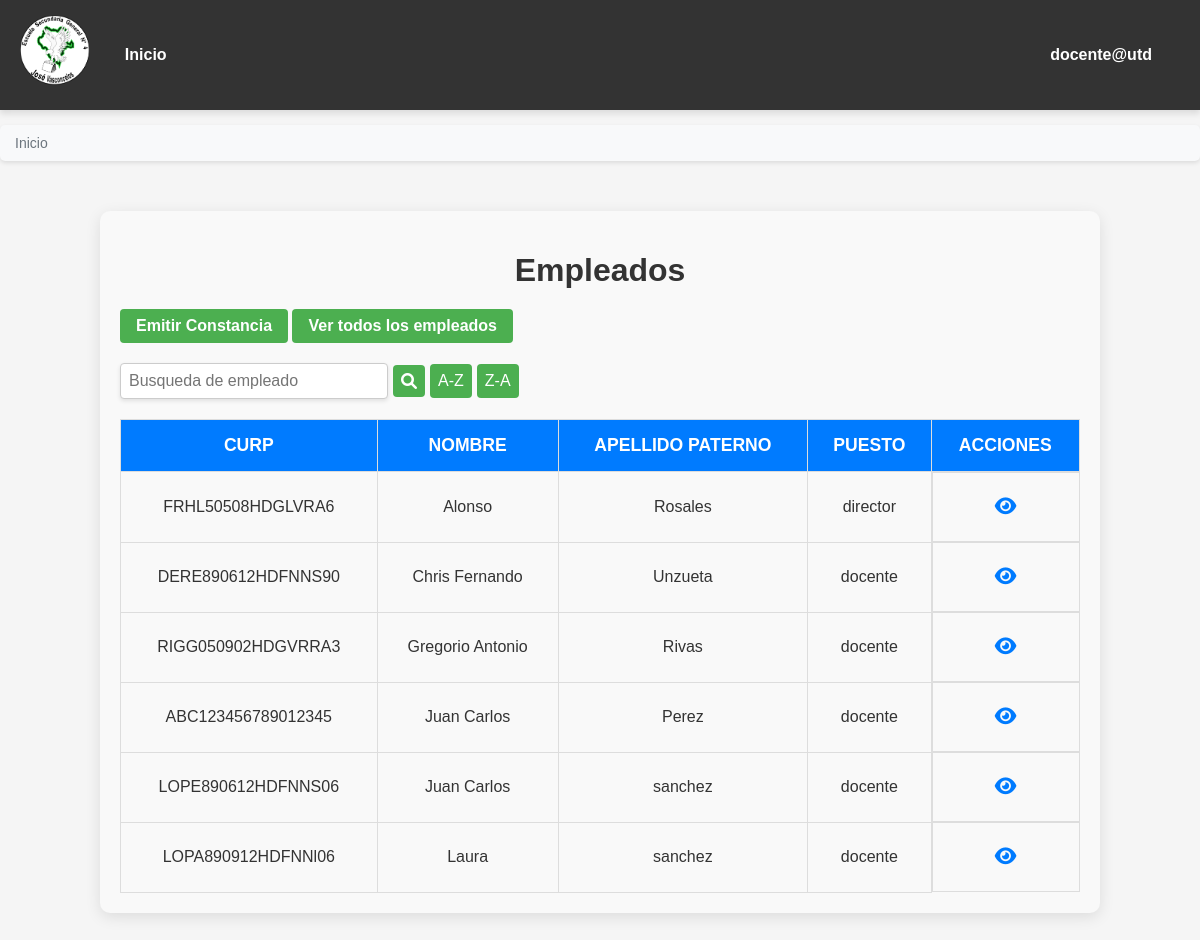
The page /empleados/tabla3.php (signed in) on the database its author committed.
### tables this page shows
CREATE TABLE `empleados` (
  `id_empleado` int(11) NOT NULL,
  `CURP` varchar(18) NOT NULL,
  `RFC` varchar(13) NOT NULL,
  `titulo` varchar(15) DEFAULT NULL COMMENT 'se coloca solo abreviaciones como LIC. , ING, etc.',
  `nombres` text NOT NULL,
  `apellido_p` varchar(128) DEFAULT NULL,
  `apellido_m` varchar(128) DEFAULT NULL,
  `sexo` char(1) DEFAULT NULL,
  `fecha_nacimiento` date DEFAULT NULL,
  `email` varchar(64) NOT NULL,
  `telefono_movil` varchar(16) DEFAULT NULL,
  `telefono_fijo` varchar(16) DEFAULT NULL,
  `estado_civil` tinytext DEFAULT NULL,
  `CP` varchar(5) DEFAULT NULL,
  `col_fracc` varchar(50) DEFAULT NULL,
  `calle` varchar(128) DEFAULT NULL,
  `numero` varchar(10) DEFAULT NULL,
  `fecha_contrato` date NOT NULL,
  `puesto` text DEFAULT NULL COMMENT 'puesto de trabajo (director, docente, secretaria, etcsa)',
  `turno` varchar(32) NOT NULL,
  `horario_entrada` time NOT NULL,
  `horario_salida` time NOT NULL,
  `estatus` binary(1) DEFAULT NULL,
  `dado_de_baja_por` varchar(100) DEFAULT NULL,
  `fecha_baja` date DEFAULT NULL
);

### empleados/tabla3.php (the view, shortened to what this page needs)
<?php
require_once('../conexion/conexion.php');
$search = isset($_GET['search']) ? trim($_GET['search']) : '';
$order = isset($_GET['order']) && $_GET['order'] == 'desc' ? 'DESC' : 'ASC';
if (!empty($search)) {
    $sql = "SELECT CURP, nombres, apellido_p, puesto, turno
            FROM empleados
            WHERE estatus = 1
            AND (nombres LIKE ? OR apellido_p LIKE ? OR CURP LIKE ? OR puesto LIKE ?)
            ORDER BY nombres $order";
    $stmt = $conn->prepare($sql);
    $search_term = "%" . $search . "%";
    $stmt->bind_param("ssss", $search_term, $search_term, $search_term, $search_term);
    $stmt->execute();
    $result = $stmt->get_result();
} else {
    $sql = "SELECT CURP, nombres, apellido_p, puesto, turno
            FROM empleados
            WHERE estatus = 1
            ORDER BY nombres $order";
    $result = $conn->query($sql);
}
?>
<!DOCTYPE html>
<html lang="es">
<head>
    <link href="https://cdnjs.cloudflare.com/ajax/libs/font-awesome/6.0.0/css/all.min.css" rel="stylesheet">
    <link rel="stylesheet" href="../estilos.css">
</head>
<body>
<nav class="navbar" id="navbar">
    <div class="navbar-left" id="navbar-left">
        <a class="navbar-logo">
        <img src="../img/logo_esc_sec_4.png" alt="Logo" class="logo" >
        </a>
        <ul class="navbar-menu" id="navbar-menu">
        <li><a href="../empleados/tabla3.php" class="navbar-link">Inicio</a></li>
        </ul>
    </div>
     <div class="user-profile">
        <span class="user-name" id="user-name"><?php echo htmlspecialchars($_SESSION['usuario']); ?></span>
    </div>
</nav>
<nav aria-label="breadcrumb" class="breadcrumb">
    <ul>
        <li>Inicio</li>
    </ul>
</nav>
    <div class="tabla2-container">
        <h1 class="tabla2-title">Empleados</h1>
        <div>
            <a href="../constancias/constancias.php" class="tabla2-add-link">Emitir Constancia </a>
            <a href="tabla3.php" class="tabla2-add-link">Ver todos los empleados</a>
            <form method="GET" action="tabla3.php" class="busqueda-form">
                <input
                    type="text"
                    name="search"
                    placeholder="Busqueda de empleado"
                    class="busqueda-input"
                    value="<?php echo isset($_GET['search']) ? htmlspecialchars($_GET['search']) : ''; ?>">
                <button type="submit" class="busqueda-button">
                    <i class="fa fa-search"></i>
                </button>
                <button type="submit" name="order" value="asc" class="busqueda-button">A-Z</button>
                <button type="submit" name="order" value="desc" class="busqueda-button">Z-A</button>
            </form>
        </div>
        <table class="tabla2-table">
            <thead>
                <tr>
                    <th>CURP</th>
                    <th>Nombre</th>
                    <th>Apellido Paterno</th>
                    <th>Puesto</th>
                    <th>Acciones</th>
                </tr>
            </thead>
            <tbody>
                <?php
                if ($result && $result->num_rows > 0) {
                    while($row = $result->fetch_assoc()) {
                        echo "<tr>";
                        echo "<td>" . htmlspecialchars($row["CURP"]) . "</td>";
                        echo "<td>" . htmlspecialchars($row["nombres"]) . "</td>";
                        echo "<td>" . htmlspecialchars($row["apellido_p"]) . "</td>";
                        echo "<td>" . htmlspecialchars($row["puesto"]) . "</td>";
                        echo "<td class='tabla2-actions'>";
                        echo "<a href='ver_empleado_sec.php?curp=" . urlencode($row["CURP"]) . "'><i class='fa fa-eye'></i></a>";
                        echo "</td>";
                        echo "</tr>";
                    }
                } else {
                    echo "<tr><td colspan='5'>No hay empleados registrados</td></tr>";
                }
                ?>
            </tbody>
        </table>
    </div>
</body>
</html>

### estilos.css (style rules this page uses)
body { font-family: Arial, sans-serif; margin: 0; padding: 0; background-color: #f5f5f5; color: #333; }
.navbar { background-color: #333; color: #fff; display: flex; justify-content: space-between; align-items: center; padding: 1rem; position: sticky; top: 0; z-index: 1000; box-shadow: 0px 4px 6px rgba(0, 0, 0, 0.1); }
.navbar-left { display: flex; align-items: center; gap: 1rem; }
.navbar-menu { list-style: none; display: flex; gap: 1rem; margin: 0; padding: 0; }
.navbar-link { text-decoration: none; color: #fff; font-size: 1rem; transition: color 0.3s ease; }
.user-profile { position: relative; display: flex; align-items: center; font-size: 1rem; cursor: pointer; color: #fff; }
.user-name { font-weight: bold; margin-right: 10px; padding: 0.5rem 1rem; border: 2px solid transparent; border-radius: 5px; transition: all 0.3s ease; }
.navbar-logo { display: flex; align-items: center; text-decoration: none; }
.logo { height: 80px; width: auto; margin-right: 10px; }
.tabla2-container { width: 80%; margin: 50px auto; padding: 20px; border-radius: 10px; background-color: #f9f9f9; box-shadow: 0 4px 15px rgba(0, 0, 0, 0.1); }
.tabla2-title { text-align: center; font-size: 2em; color: #333; font-weight: bold; margin-bottom: 20px; }
.tabla2-add-link { display: inline-block; background-color: #28a745; color: white; padding: 12px 25px; border-radius: 5px; text-decoration: none; font-size: 1.1em; margin-bottom: 20px; font-weight: bold; transition: background-color 0.3s ease; }
.tabla2-table { width: 100%; border-collapse: collapse; margin-top: 20px; }
.tabla2-table th, .tabla2-table td { padding: 15px; border: 1px solid #ddd; text-align: center; }
.tabla2-table th { background-color: #007bff; color: white; font-size: 1.1em; text-transform: uppercase; }
.tabla2-table td { background-color: #f9f9f9; color: #333; }
.tabla2-table tbody tr:nth-child(even) { background-color: #f2f2f2; }
.tabla2-actions { display: flex; justify-content: center; gap: 10px; }
.tabla2-actions a, .tabla2-actions button { background-color: transparent; border: none; cursor: pointer; padding: 8px; font-size: 1.2em; }
.tabla2-actions a i, .tabla2-actions button i { color: #007bff; transition: color 0.3s ease; }
.navbar { display: flex; justify-content: space-between; align-items: center; background-color: #333; padding: 15px 20px; color: white; }
.navbar .navbar-menu { list-style: none; margin: 0; padding: 0; display: flex; gap: 15px; }
.navbar .navbar-menu li a { color: white; text-decoration: none; font-weight: bold; font-size: 1em; transition: color 0.3s ease; }
.tabla2-add-link { padding: 0.5rem 1rem; background-color: #4caf50; color: white; border-radius: 4px; text-decoration: none; font-size: 1rem; transition: background-color 0.3s ease; }
.busqueda-form { display: flex; align-items: center; gap: 5px; }
.busqueda-input { width: 250px; padding: 0.5rem; border: 1px solid #ccc; border-radius: 4px; font-size: 1rem; box-shadow: 0px 2px 4px rgba(0, 0, 0, 0.1); transition: border-color 0.3s ease; }
.busqueda-button { padding: 0.5rem; background-color: #4caf50; color: white; border: none; border-radius: 4px; cursor: pointer; font-size: 1rem; display: flex; align-items: center; justify-content: center; transition: background-color 0.3s ease; }
.busqueda-button i { font-size: 1rem; }
.breadcrumb { background-color: #f8f9fa; padding: 10px 15px; margin: 15px 0; border-radius: 5px; font-size: 14px; box-shadow: 0px 2px 4px rgba(0, 0, 0, 0.1); }
.breadcrumb ul { list-style: none; padding: 0; margin: 0; display: flex; gap: 8px; }
.breadcrumb li { display: inline; }
.breadcrumb li:last-child { color: #6c757d; pointer-events: none; }

### rows shown on the page
empleados: CURP "FRHL50508HDGLVRA6", nombres "Alonso", apellido_p "Rosales", puesto "director"
empleados: CURP "DERE890612HDFNNS90", nombres "Chris Fernando", apellido_p "Unzueta", puesto "docente"
empleados: CURP "RIGG050902HDGVRRA3", nombres "Gregorio Antonio", apellido_p "Rivas", puesto "docente"
empleados: CURP "ABC123456789012345", nombres "Juan Carlos", apellido_p "Perez", puesto "docente"
empleados: CURP "LOPE890612HDFNNS06", nombres "Juan Carlos", apellido_p "sanchez", puesto "docente"
empleados: CURP "LOPA890912HDFNNl06", nombres "Laura", apellido_p "sanchez", puesto "docente"

### other values the page prints
$_SESSION['usuario'] "docente@utd"
